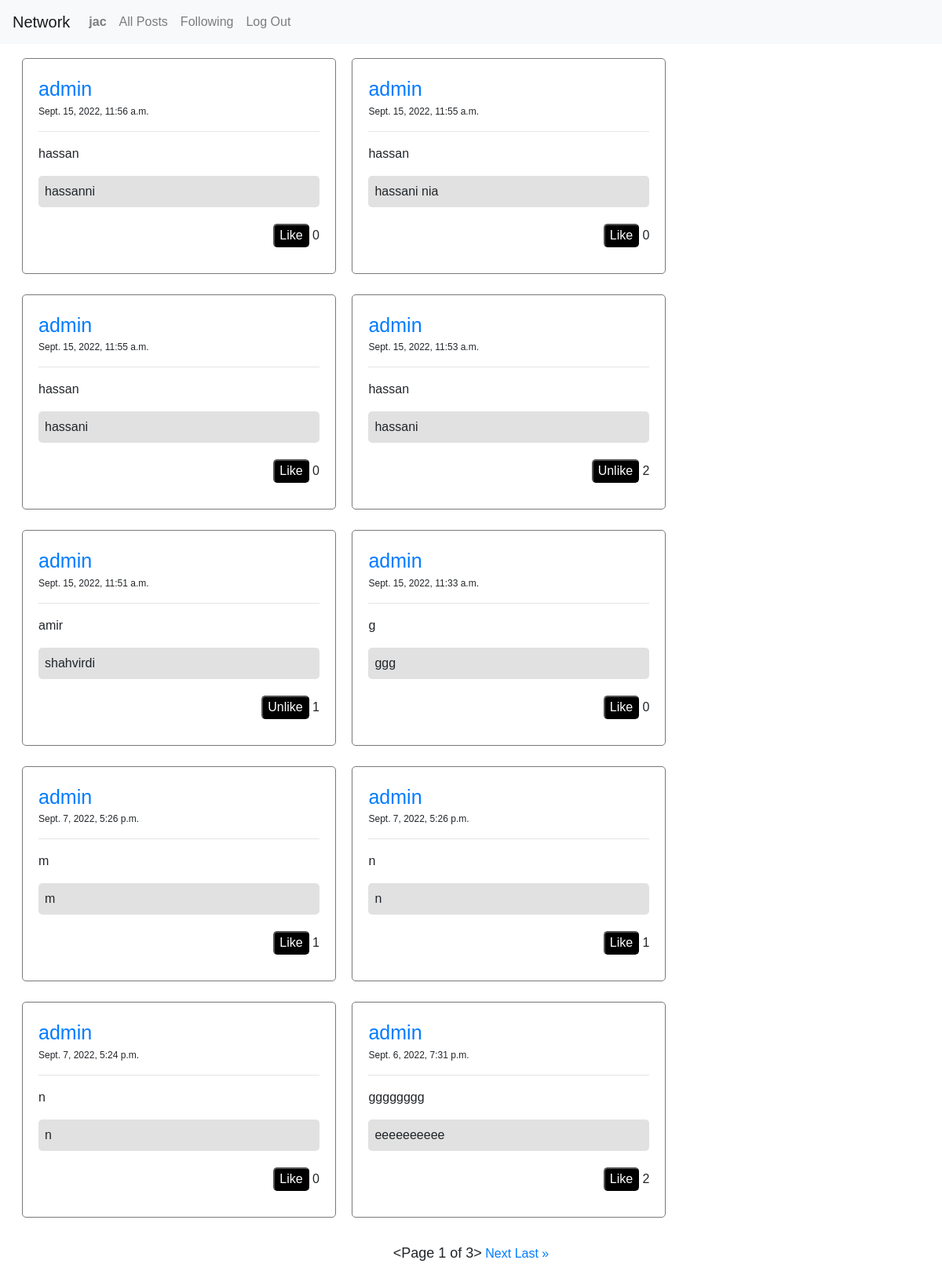
The page /following_posts (signed in) on the database its author committed.
### network/models.py (models this page shows, shortened)
class User(AbstractUser):
    pass

class Posts(models.Model):
    id = models.AutoField(primary_key=True)
    post_uesr = models.ForeignKey(User, on_delete=models.CASCADE, null=True, blank=True,related_name='create_user')
    post_title = models.CharField(max_length=200)
    post_description = models.TextField()
    post_date = models.DateTimeField(default=datetime.now, blank=True)
    post_likes = models.ManyToManyField(User,blank=True,default=None, related_name='post_likes')
    like_count = models.CharField(max_length=200)

### network/views.py (the view)
# urls.py: path("following_posts", views.following_posts, name="following_posts"),
def following_posts(request):
    followed_users_list = []
    posts_list = []
    username1 = User.objects.get(username = request.user)
    followers = Followers.objects.filter(follower=username1)
    for i in followers:
        followed_users_list.append(i.followed_users)
    for x in followed_users_list:
        username2 = User.objects.get(username = x)
        all_post = Posts.objects.filter(post_uesr = username2).order_by('-id')
        for y in all_post:
            posts_list.append(y)
    paginator = Paginator(posts_list,10)
    page = request.GET.get('page')
    posts = paginator.get_page(page)
    return render(request, 'network/following_posts.html',{
        'posts':posts,
    })

### network/templates/network/following_posts.html (shortened to what this page needs)
{% extends 'network/layout.html' %}
{% load static %}
{% block head %}
    <link rel="stylesheet" href="{% static 'network/styles.css' %}">
{% endblock %}
{% block body %}
    <div class="div_posts">
        {% for all_posts in posts %}
            <li class="li_posts">
                <div class="div_single_posts">
                    <div>
                        <a class="post_user_name_link" href="{% url 'profile' all_posts.post_uesr %}">{{all_posts.post_uesr}}</a>
                    </div>
                    <p class="post_date">{{all_posts.post_date}}</p><hr>
                    <p>{{all_posts.post_title}}</p>
                    <p class="posts_description" id="post_description_{{all_posts.id}}">{{all_posts.post_description}}</p>
                    <div class="div_likes">
                        {% if request.user not in all_posts.post_likes.all %}
                            <button class="post_likes_button" value="{{all_posts.id}}" id="like_button_{{all_posts.id}}">Like</button>
                        {% else %}
                            <button class="post_likes_button" value="{{all_posts.id}}" id="like_button_{{all_posts.id}}">Unlike</button>
                        {% endif %}
                        <p class="post_likes_count" id="like_count_{{all_posts.id}}">{{all_posts.post_likes.count}}</p>
                    </div>
                </div>
            </li>
        {% endfor %}
    </div>
        <br>
        <div class="div_paginator">
            <p class="num_page">{{posts}}</p>
            {% if posts.has_next %}
                <a href="?page={{posts.next_page_number}}">Next</a>
                <a href="?page={{posts.paginator.num_pages}}">Last &raquo</a>
            {% endif %}
        </div>
{% endblock %}

### network/templates/network/layout.html (shortened to what this page needs)
{% load static %}
<!DOCTYPE html>
<html lang="en">
    <head>
        {% block head%}
        {% endblock %}
        <link rel="stylesheet" href="https://stackpath.bootstrapcdn.com/bootstrap/4.4.1/css/bootstrap.min.css">
        <link href="{% static 'network/styles.css' %}" rel="stylesheet">
    </head>
    <body>
        <nav class="navbar navbar-expand-lg navbar-light bg-light">
            <a class="navbar-brand" href="#">Network</a>
            <div>
              <ul class="navbar-nav mr-auto">
                {% if user.is_authenticated %}
                    <li class="nav-item">
                        <a class="nav-link" href="{% url 'my_account' user %}"><strong>{{ request.user }}</strong></a>
                    </li>
                {% endif %}
                <li class="nav-item">
                  <a class="nav-link" href="{% url 'all_posts' %}">All Posts</a>
                </li>
                {% if user.is_authenticated %}
                    <li class="nav-item">
                        <a class="nav-link" href="{% url 'following_posts' %}">Following</a>
                    </li>
                    <li class="nav-item">
                        <a class="nav-link" href="{% url 'logout' %}">Log Out</a>
                    </li>
                {% endif %}
              </ul>
            </div>
          </nav>
        <div class="body">
            {% block body %}
            {% endblock %}
        </div>
    </body>
</html>

### network/static/network/styles.css (style rules this page uses)
* { font-family: sans-serif; }
.div_posts { margin: 0 0 0 20px; }
.li_posts { display: inline-block; padding: 8px; }
.div_single_posts { width: 400px; padding: 20px; margin:10px 0 0 0 ; border-radius: 5px; border: solid 1px rgb(121, 121, 121); }
.post_user_name_link { font-size: 25px; }
.post_date { font-size: 12px; }
.posts_description { background-color: rgba(180, 180, 180, 0.397); padding: 8px; border-radius: 5px; }
.div_likes { text-align: right; }
.post_likes_button { background-color: black; color: white; border-radius: 5px; margin: 5px 0 0 0; }
.post_likes_count { display: inline-block; }
.div_paginator { text-align: center; margin: 0 0 50px 0; }
.num_page { display: inline-block; font-size: 18px; }

### rows shown on the page
User: user "jac"
Posts: post_uesr "admin", post_date "Sept. 15, 2022, 11:56 a.m.", post_title "hassan", post_description "hassanni", post_likes.count "0"
Posts: post_uesr "admin", post_date "Sept. 15, 2022, 11:55 a.m.", post_title "hassan", post_description "hassani nia", post_likes.count "0"
Posts: post_uesr "admin", post_date "Sept. 15, 2022, 11:55 a.m.", post_title "hassan", post_description "hassani", post_likes.count "0"
Posts: post_uesr "admin", post_date "Sept. 15, 2022, 11:53 a.m.", post_title "hassan", post_description "hassani", post_likes.count "2"
Posts: post_uesr "admin", post_date "Sept. 15, 2022, 11:51 a.m.", post_title "amir", post_description "shahvirdi", post_likes.count "1"
Posts: post_uesr "admin", post_date "Sept. 15, 2022, 11:33 a.m.", post_title "g", post_description "ggg", post_likes.count "0"
Posts: post_uesr "admin", post_date "Sept. 7, 2022, 5:26 p.m.", post_title "m", post_description "m", post_likes.count "1"
Posts: post_uesr "admin", post_date "Sept. 7, 2022, 5:26 p.m.", post_title "n", post_description "n", post_likes.count "1"
Posts: post_uesr "admin", post_date "Sept. 7, 2022, 5:24 p.m.", post_title "n", post_description "n", post_likes.count "0"
Posts: post_uesr "admin", post_date "Sept. 6, 2022, 7:31 p.m.", post_title "gggggggg", post_description "eeeeeeeeee", post_likes.count "2"

### other values the page prints
{{ posts }} "<Page 1 of 3>"
